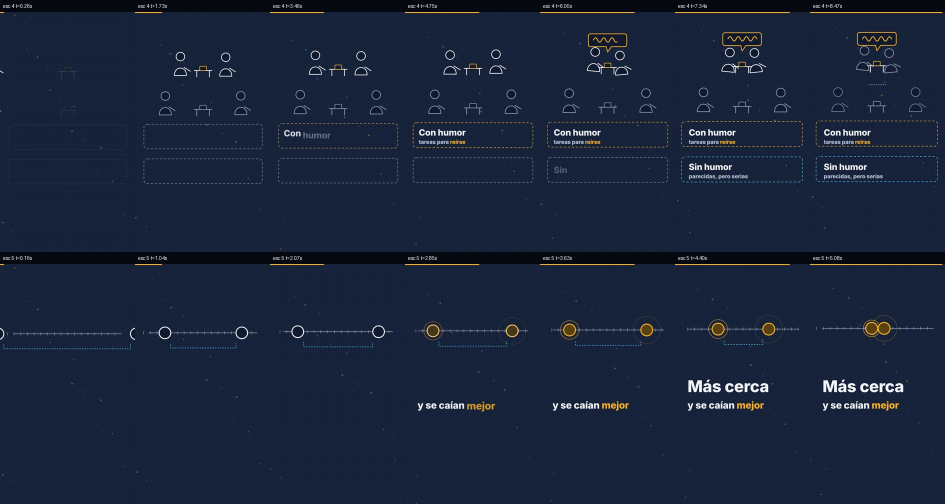
#> input picture 05_calendario/animaciones/MDS-039/hoja.jpg, 1890 x 1008 px (shown at 1/2 size)
$ python -i muestrario_visual.py   (imports and definitions only)
#> lines starting #> are read from the running program, lines starting #| are printed output that depends on the picture
#> further down, picture is the input picture: PIL image 1890x1008 RGB; mean R, G, B 25.2, 36.2, 58.3
#!/usr/bin/env python3
# -*- coding: utf-8 -*-
"""
03_produccion/pipeline/muestrario_visual.py — C50, PRUEBA (versión 12 del plan, 23/09/2026).

Con lo que ha dejado `visual.py` en la carpeta de salida, monta para cada guion:

  · tres HOJAS DE CONTACTOS (una por variante), seis escenas en fila, con la
    frase de cada escena y la fuente de su imagen debajo. Van a `hojas/`, que
    sí se sube al repositorio: son JPG pequeños y es lo que se mira primero.
      A · vídeo de archivo detrás y la frase corta de la escena encima (el
          texto de siempre, sin el fondo azul);
      B · lo mismo, pero con subtítulos grandes de la narración en vez de la
          frase corta (los subtítulos quemados se apagaron el 20/08 porque
          competían con el texto de la escena; aquí no hay texto de escena con
          el que competir, y decide el codirector mirándolo);
      C · imágenes generadas en todas las escenas, con movimiento de cámara.
  · y una PREVIA EN VÍDEO de las variantes A y C, sin sonido, con los planos
    en movimiento y el texto encima. Van a `salida/`, que NO se sube al
    repositorio (pesan): se descargan del artefacto del workflow.

El texto lo pinta el motor de verdad, `03_produccion/pipeline/escena.html`,
con el fondo transparente. Lo único que cambia respecto a producción es el
fondo; así lo que se juzga es la imagen y no una maqueta.

Regla 11.2: esto es para MIRARLO antes de decidir. Nada de aquí llega a un
vídeo publicado.
"""
import argparse
import json
import shutil
import subprocess
import sys
from pathlib import Path

from PIL import Image, ImageDraw, ImageFilter, ImageFont

AQUI = Path(__file__).resolve().parent
RAIZ = AQUI.parents[1]
sys.path.insert(0, str(AQUI))
import render  # noqa: E402  (preparar() y ESCENA_HTML, los de producción)

GUIONES = RAIZ / "05_calendario" / "guiones"
PRUEBA = RAIZ / "07_pruebas" / "visual-23-09"
SALIDA = PRUEBA / "salida"   # lo cambia --salida
HOJAS = PRUEBA / "hojas"     # lo cambia --hojas
W, H = 1080, 1920
FPS = 30
TARJETAS = {"comparacion", "dato", "diagrama", "lista", "cita", "figura"}

# Lo único que se cambia del motor: el fondo desaparece, y lo que va encima de
# una imagen necesita un poco de sombra o una caja opaca para leerse.
CSS_SOBRE_IMAGEN = """
html,body{background:transparent !important}
#reticula,#vineta,#marco{display:none !important}
.enunciado,h1,h2,.sub,.cifra,.cifra-pie,.pie,blockquote,.autor{
  text-shadow:0 6px 28px rgba(0,0,0,.75),0 2px 6px rgba(0,0,0,.6)}
.panel,.pila .paso{background:rgba(11,18,32,.86) !important}
"""


def ffmpeg(*args):
    subprocess.run(["ffmpeg", "-y", "-loglevel", "error", *args], check=True)


# ---------------------------------------------------------------------------
# Capas
# ---------------------------------------------------------------------------
# [40 lines left out: functions capas_de_texto, degradado, not called in this run]


def cubrir(im):
    """Escala y recorta al centro para llenar 1080x1920 sin deformar."""
    im = im.convert("RGB")
    k = max(W / im.width, H / im.height)
#> k = 1.9
    im = im.resize((max(W, round(im.width * k)), max(H, round(im.height * k))), Image.LANCZOS)
    x, y = (im.width - W) // 2, (im.height - H) // 2
#> x = 1260; y = 0
    return im.crop((x, y, x + W, y + H))
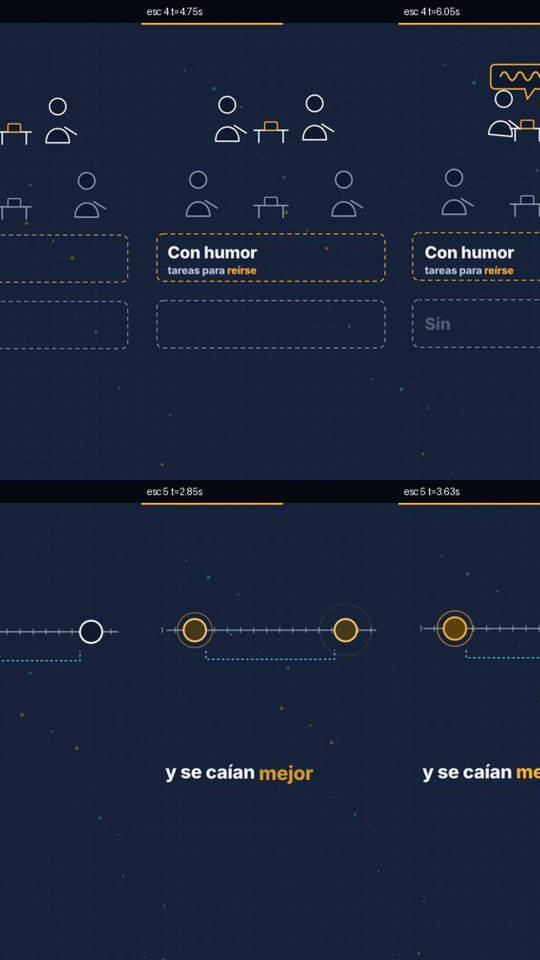
#> returned value: PIL image 1080x1920 RGB (shown at 1/2 size); mean R, G, B 25.3, 36.2, 58.1


# [11 lines left out: function fotograma, not called in this run]


FONDO_MARCA = (11, 18, 32)


# [194 lines left out: functions componer, fuente, capa_subtitulo, hoja, describir, segmento and 3 more, not called in this run]


# [2 lines not run here, left out]

>>> from PIL import Image
>>> picture = Image.open('../../05_calendario/animaciones/MDS-039/hoja.jpg')
>>> result = cubrir(picture)
